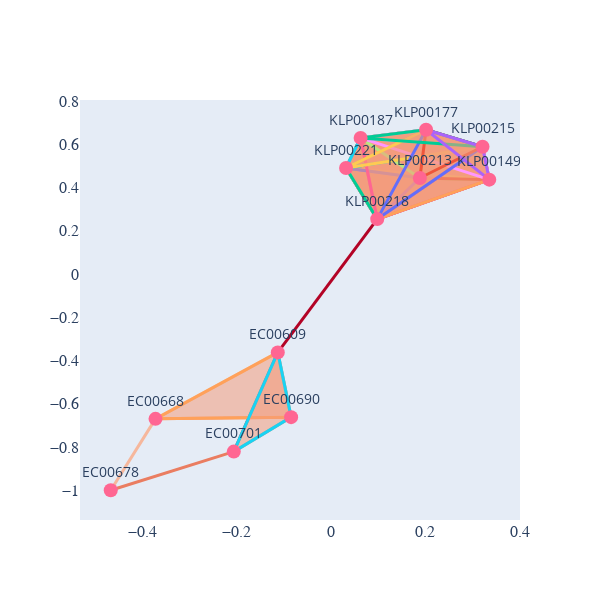

The code cell stored with this chart in its notebook:
### Code cell
visualize_simplicial_complex(simplex_tree3,108,strain_names,save_filename="plots/simplicial_108.svg")

### Figure 1 — Plotly figure (JSON) as saved in the notebook; plotly's stock layout.template omitted (floating-point values rounded to 4 significant figures)
{"data": [{"line": {"color": "rgba(153, 186, 254, 1.0)", "width": 3}, "mode": "lines", "type": "scatter", "x": [-0.08426, -0.1125, null], "y": [-0.6617, -0.3622, null]}, {"line": {"color": "rgba(244, 157, 126, 1.0)", "width": 3}, "mode": "lines", "type": "scatter", "x": [-0.08426, -0.3717, null], "y": [-0.6617, -0.6698, null]}, {"line": {"color": "rgba(239, 137, 108, 1.0)", "width": 3}, "mode": "lines", "type": "scatter", "x": [-0.08426, -0.2058, null], "y": [-0.6617, -0.8212, null]}, {"line": {"color": "rgba(236, 210, 196, 1.0)", "width": 3}, "mode": "lines", "type": "scatter", "x": [-0.3717, -0.1125, null], "y": [-0.6698, -0.3622, null]}, {"line": {"color": "rgba(246, 183, 156, 1.0)", "width": 3}, "mode": "lines", "type": "scatter", "x": [-0.3717, -0.4665, null], "y": [-0.6698, -1, null]}, {"line": {"color": "rgba(200, 56, 53, 1.0)", "width": 3}, "mode": "lines", "type": "scatter", "x": [-0.1125, -0.2058, null], "y": [-0.3622, -0.8212, null]}, {"line": {"color": "rgba(179, 3, 38, 1.0)", "width": 3}, "mode": "lines", "type": "scatter", "x": [-0.1125, 0.09825, null], "y": [-0.3622, 0.2545, null]}, {"line": {"color": "rgba(234, 125, 97, 1.0)", "width": 3}, "mode": "lines", "type": "scatter", "x": [-0.2058, -0.4665, null], "y": [-0.8212, -1, null]}, {"line": {"color": "rgba(218, 220, 223, 1.0)", "width": 3}, "mode": "lines", "type": "scatter", "x": [0.3213, 0.0322, null], "y": [0.5894, 0.4912, null]}, {"line": {"color": "rgba(228, 216, 209, 1.0)", "width": 3}, "mode": "lines", "type": "scatter", "x": [0.3213, 0.3356, null], "y": [0.5894, 0.437, null]}, {"line": {"color": "rgba(236, 210, 196, 1.0)", "width": 3}, "mode": "lines", "type": "scatter", "x": [0.3213, 0.1886, null], "y": [0.5894, 0.4447, null]}, {"line": {"color": "rgba(239, 206, 188, 1.0)", "width": 3}, "mode": "lines", "type": "scatter", "x": [0.3213, 0.09825, null], "y": [0.5894, 0.2545, null]}, {"line": {"color": "rgba(244, 194, 170, 1.0)", "width": 3}, "mode": "lines", "type": "scatter", "x": [0.3213, 0.06301, null], "y": [0.5894, 0.6301, null]}, {"line": {"color": "rgba(246, 183, 156, 1.0)", "width": 3}, "mode": "lines", "type": "scatter", "x": [0.3213, 0.2017, null], "y": [0.5894, 0.6679, null]}, {"line": {"color": "rgba(111, 145, 242, 1.0)", "width": 3}, "mode": "lines", "type": "scatter", "x": [0.0322, 0.1886, null], "y": [0.4912, 0.4447, null]}, {"line": {"color": "rgba(141, 175, 253, 1.0)", "width": 3}, "mode": "lines", "type": "scatter", "x": [0.0322, 0.06301, null], "y": [0.4912, 0.6301, null]}, {"line": {"color": "rgba(144, 178, 254, 1.0)", "width": 3}, "mode": "lines", "type": "scatter", "x": [0.0322, 0.09825, null], "y": [0.4912, 0.2545, null]}, {"line": {"color": "rgba(190, 211, 245, 1.0)", "width": 3}, "mode": "lines", "type": "scatter", "x": [0.0322, 0.3356, null], "y": [0.4912, 0.437, null]}, {"line": {"color": "rgba(190, 211, 245, 1.0)", "width": 3}, "mode": "lines", "type": "scatter", "x": [0.0322, 0.2017, null], "y": [0.4912, 0.6679, null]}, {"line": {"color": "rgba(111, 145, 242, 1.0)", "width": 3}, "mode": "lines", "type": "scatter", "x": [0.09825, 0.1886, null], "y": [0.2545, 0.4447, null]}, {"line": {"color": "rgba(144, 178, 254, 1.0)", "width": 3}, "mode": "lines", "type": "scatter", "x": [0.09825, 0.06301, null], "y": [0.2545, 0.6301, null]}, {"line": {"color": "rgba(160, 191, 254, 1.0)", "width": 3}, "mode": "lines", "type": "scatter", "x": [0.09825, 0.2017, null], "y": [0.2545, 0.6679, null]}, {"line": {"color": "rgba(190, 211, 245, 1.0)", "width": 3}, "mode": "lines", "type": "scatter", "x": [0.09825, 0.3356, null], "y": [0.2545, 0.437, null]}, {"line": {"color": "rgba(111, 145, 242, 1.0)", "width": 3}, "mode": "lines", "type": "scatter", "x": [0.1886, 0.06301, null], "y": [0.4447, 0.6301, null]}, {"line": {"color": "rgba(151, 184, 254, 1.0)", "width": 3}, "mode": "lines", "type": "scatter", "x": [0.1886, 0.2017, null], "y": [0.4447, 0.6679, null]}, {"line": {"color": "rgba(197, 213, 242, 1.0)", "width": 3}, "mode": "lines", "type": "scatter", "x": [0.1886, 0.3356, null], "y": [0.4447, 0.437, null]}, {"line": {"color": "rgba(153, 186, 254, 1.0)", "width": 3}, "mode": "lines", "type": "scatter", "x": [0.06301, 0.2017, null], "y": [0.6301, 0.6679, null]}, {"line": {"color": "rgba(225, 218, 214, 1.0)", "width": 3}, "mode": "lines", "type": "scatter", "x": [0.06301, 0.3356, null], "y": [0.6301, 0.437, null]}, {"line": {"color": "rgba(218, 220, 223, 1.0)", "width": 3}, "mode": "lines", "type": "scatter", "x": [0.3356, 0.2017, null], "y": [0.437, 0.6679, null]}, {"fill": "toself", "fillcolor": "rgba(244, 157, 126, 0.545)", "line": {"width": 3}, "mode": "lines", "type": "scatter", "x": [0.0322, 0.1886, 0.06301, 0.0322, null], "y": [0.4912, 0.4447, 0.6301, 0.4912, null]}, {"fill": "toself", "fillcolor": "rgba(244, 157, 126, 0.545)", "line": {"width": 3}, "mode": "lines", "type": "scatter", "x": [0.0322, 0.09825, 0.1886, 0.0322, null], "y": [0.4912, 0.2545, 0.4447, 0.4912, null]}, {"fill": "toself", "fillcolor": "rgba(244, 157, 126, 0.545)", "line": {"width": 3}, "mode": "lines", "type": "scatter", "x": [0.0322, 0.09825, 0.06301, 0.0322, null], "y": [0.4912, 0.2545, 0.6301, 0.4912, null]}, {"fill": "toself", "fillcolor": "rgba(244, 157, 126, 0.545)", "line": {"width": 3}, "mode": "lines", "type": "scatter", "x": [0.09825, 0.1886, 0.06301, 0.09825, null], "y": [0.2545, 0.4447, 0.6301, 0.2545, null]}, {"fill": "toself", "fillcolor": "rgba(244, 157, 126, 0.545)", "line": {"width": 3}, "mode": "lines", "type": "scatter", "x": [0.1886, 0.06301, 0.2017, 0.1886, null], "y": [0.4447, 0.6301, 0.6679, 0.4447, null]}, {"fill": "toself", "fillcolor": "rgba(244, 157, 126, 0.545)", "line": {"width": 3}, "mode": "lines", "type": "scatter", "x": [0.09825, 0.1886, 0.2017, 0.09825, null], "y": [0.2545, 0.4447, 0.6679, 0.2545, null]}, {"fill": "toself", "fillcolor": "rgba(244, 157, 126, 0.545)", "line": {"width": 3}, "mode": "lines", "type": "scatter", "x": [0.09825, 0.06301, 0.2017, 0.09825, null], "y": [0.2545, 0.6301, 0.6679, 0.2545, null]}, {"fill": "toself", "fillcolor": "rgba(244, 157, 126, 0.545)", "line": {"width": 3}, "mode": "lines", "type": "scatter", "x": [0.0322, 0.09825, 0.3356, 0.0322, null], "y": [0.4912, 0.2545, 0.437, 0.4912, null]}, {"fill": "toself", "fillcolor": "rgba(244, 157, 126, 0.545)", "line": {"width": 3}, "mode": "lines", "type": "scatter", "x": [0.0322, 0.09825, 0.2017, 0.0322, null], "y": [0.4912, 0.2545, 0.6679, 0.4912, null]}, {"fill": "toself", "fillcolor": "rgba(244, 157, 126, 0.545)", "line": {"width": 3}, "mode": "lines", "type": "scatter", "x": [0.0322, 0.1886, 0.2017, 0.0322, null], "y": [0.4912, 0.4447, 0.6679, 0.4912, null]}, {"fill": "toself", "fillcolor": "rgba(244, 157, 126, 0.545)", "line": {"width": 3}, "mode": "lines", "type": "scatter", "x": [0.0322, 0.06301, 0.2017, 0.0322, null], "y": [0.4912, 0.6301, 0.6679, 0.4912, null]}, {"fill": "toself", "fillcolor": "rgba(244, 157, 126, 0.545)", "line": {"width": 3}, "mode": "lines", "type": "scatter", "x": [0.0322, 0.1886, 0.3356, 0.0322, null], "y": [0.4912, 0.4447, 0.437, 0.4912, null]}, {"fill": "toself", "fillcolor": "rgba(244, 157, 126, 0.545)", "line": {"width": 3}, "mode": "lines", "type": "scatter", "x": [0.09825, 0.1886, 0.3356, 0.09825, null], "y": [0.2545, 0.4447, 0.437, 0.2545, null]}, {"fill": "toself", "fillcolor": "rgba(244, 157, 126, 0.545)", "line": {"width": 3}, "mode": "lines", "type": "scatter", "x": [0.0322, 0.3356, 0.2017, 0.0322, null], "y": [0.4912, 0.437, 0.6679, 0.4912, null]}, {"fill": "toself", "fillcolor": "rgba(244, 157, 126, 0.545)", "line": {"width": 3}, "mode": "lines", "type": "scatter", "x": [0.09825, 0.3356, 0.2017, 0.09825, null], "y": [0.2545, 0.437, 0.6679, 0.2545, null]}, {"fill": "toself", "fillcolor": "rgba(244, 157, 126, 0.545)", "line": {"width": 3}, "mode": "lines", "type": "scatter", "x": [0.1886, 0.3356, 0.2017, 0.1886, null], "y": [0.4447, 0.437, 0.6679, 0.4447, null]}, {"fill": "toself", "fillcolor": "rgba(244, 157, 126, 0.545)", "line": {"width": 3}, "mode": "lines", "type": "scatter", "x": [0.0322, 0.06301, 0.3356, 0.0322, null], "y": [0.4912, 0.6301, 0.437, 0.4912, null]}, {"fill": "toself", "fillcolor": "rgba(244, 157, 126, 0.545)", "line": {"width": 3}, "mode": "lines", "type": "scatter", "x": [0.09825, 0.06301, 0.3356, 0.09825, null], "y": [0.2545, 0.6301, 0.437, 0.2545, null]}, {"fill": "toself", "fillcolor": "rgba(244, 157, 126, 0.545)", "line": {"width": 3}, "mode": "lines", "type": "scatter", "x": [0.1886, 0.06301, 0.3356, 0.1886, null], "y": [0.4447, 0.6301, 0.437, 0.4447, null]}, {"fill": "toself", "fillcolor": "rgba(244, 157, 126, 0.545)", "line": {"width": 3}, "mode": "lines", "type": "scatter", "x": [0.06301, 0.3356, 0.2017, 0.06301, null], "y": [0.6301, 0.437, 0.6679, 0.6301, null]}, {"fill": "toself", "fillcolor": "rgba(244, 157, 126, 0.545)", "line": {"width": 3}, "mode": "lines", "type": "scatter", "x": [0.3213, 0.0322, 0.3356, 0.3213, null], "y": [0.5894, 0.4912, 0.437, 0.5894, null]}, {"fill": "toself", "fillcolor": "rgba(244, 157, 126, 0.545)", "line": {"width": 3}, "mode": "lines", "type": "scatter", "x": [0.3213, 0.0322, 0.1886, 0.3213, null], "y": [0.5894, 0.4912, 0.4447, 0.5894, null]}, {"fill": "toself", "fillcolor": "rgba(244, 157, 126, 0.545)", "line": {"width": 3}, "mode": "lines", "type": "scatter", "x": [0.3213, 0.1886, 0.3356, 0.3213, null], "y": [0.5894, 0.4447, 0.437, 0.5894, null]}, {"fill": "toself", "fillcolor": "rgba(244, 157, 126, 0.545)", "line": {"width": 3}, "mode": "lines", "type": "scatter", "x": [0.3213, 0.0322, 0.09825, 0.3213, null], "y": [0.5894, 0.4912, 0.2545, 0.5894, null]}, {"fill": "toself", "fillcolor": "rgba(244, 157, 126, 0.545)", "line": {"width": 3}, "mode": "lines", "type": "scatter", "x": [0.3213, 0.09825, 0.1886, 0.3213, null], "y": [0.5894, 0.2545, 0.4447, 0.5894, null]}, {"fill": "toself", "fillcolor": "rgba(244, 157, 126, 0.545)", "line": {"width": 3}, "mode": "lines", "type": "scatter", "x": [0.3213, 0.09825, 0.3356, 0.3213, null], "y": [0.5894, 0.2545, 0.437, 0.5894, null]}, {"fill": "toself", "fillcolor": "rgba(244, 157, 126, 0.545)", "line": {"width": 3}, "mode": "lines", "type": "scatter", "x": [0.3213, 0.0322, 0.06301, 0.3213, null], "y": [0.5894, 0.4912, 0.6301, 0.5894, null]}, {"fill": "toself", "fillcolor": "rgba(244, 157, 126, 0.545)", "line": {"width": 3}, "mode": "lines", "type": "scatter", "x": [0.3213, 0.09825, 0.06301, 0.3213, null], "y": [0.5894, 0.2545, 0.6301, 0.5894, null]}, {"fill": "toself", "fillcolor": "rgba(244, 157, 126, 0.545)", "line": {"width": 3}, "mode": "lines", "type": "scatter", "x": [0.3213, 0.1886, 0.06301, 0.3213, null], "y": [0.5894, 0.4447, 0.6301, 0.5894, null]}, {"fill": "toself", "fillcolor": "rgba(244, 157, 126, 0.545)", "line": {"width": 3}, "mode": "lines", "type": "scatter", "x": [0.3213, 0.06301, 0.3356, 0.3213, null], "y": [0.5894, 0.6301, 0.437, 0.5894, null]}, {"fill": "toself", "fillcolor": "rgba(244, 157, 126, 0.545)", "line": {"width": 3}, "mode": "lines", "type": "scatter", "x": [0.3213, 0.0322, 0.2017, 0.3213, null], "y": [0.5894, 0.4912, 0.6679, 0.5894, null]}, {"fill": "toself", "fillcolor": "rgba(244, 157, 126, 0.545)", "line": {"width": 3}, "mode": "lines", "type": "scatter", "x": [0.3213, 0.09825, 0.2017, 0.3213, null], "y": [0.5894, 0.2545, 0.6679, 0.5894, null]}, {"fill": "toself", "fillcolor": "rgba(244, 157, 126, 0.545)", "line": {"width": 3}, "mode": "lines", "type": "scatter", "x": [0.3213, 0.1886, 0.2017, 0.3213, null], "y": [0.5894, 0.4447, 0.6679, 0.5894, null]}, {"fill": "toself", "fillcolor": "rgba(244, 157, 126, 0.545)", "line": {"width": 3}, "mode": "lines", "type": "scatter", "x": [0.3213, 0.06301, 0.2017, 0.3213, null], "y": [0.5894, 0.6301, 0.6679, 0.5894, null]}, {"fill": "toself", "fillcolor": "rgba(244, 157, 126, 0.545)", "line": {"width": 3}, "mode": "lines", "type": "scatter", "x": [0.3213, 0.3356, 0.2017, 0.3213, null], "y": [0.5894, 0.437, 0.6679, 0.5894, null]}, {"fill": "toself", "fillcolor": "rgba(244, 157, 126, 0.545)", "line": {"width": 3}, "mode": "lines", "type": "scatter", "x": [-0.08426, -0.3717, -0.1125, -0.08426, null], "y": [-0.6617, -0.6698, -0.3622, -0.6617, null]}, {"fill": "toself", "fillcolor": "rgba(244, 157, 126, 0.545)", "line": {"width": 3}, "mode": "lines", "type": "scatter", "x": [-0.08426, -0.1125, -0.2058, -0.08426, null], "y": [-0.6617, -0.3622, -0.8212, -0.6617, null]}, {"hoverinfo": "text", "marker": {"size": 14}, "mode": "markers+text", "text": ["EC00690", "EC00668", "EC00609", "EC00701", "EC00678", "KLP00215", "KLP00221", "KLP00218", "KLP00213", "KLP00187", "KLP00149", "KLP00177"], "textfont": {"size": 14}, "textposition": "top center", "type": "scatter", "x": [-0.08426, -0.3717, -0.1125, -0.2058, -0.4665, 0.3213, 0.0322, 0.09825, 0.1886, 0.06301, 0.3356, 0.2017], "y": [-0.6617, -0.6698, -0.3622, -0.8212, -1, 0.5894, 0.4912, 0.2545, 0.4447, 0.6301, 0.437, 0.6679]}], "layout": {"height": 600, "hovermode": "closest", "showlegend": false, "width": 600, "xaxis": {"showgrid": false, "tickfont": {"family": "Arial, sans-serif", "size": 16}, "zeroline": false}, "yaxis": {"showgrid": false, "tickfont": {"family": "Arial, sans-serif", "size": 16}, "zeroline": false}}}
